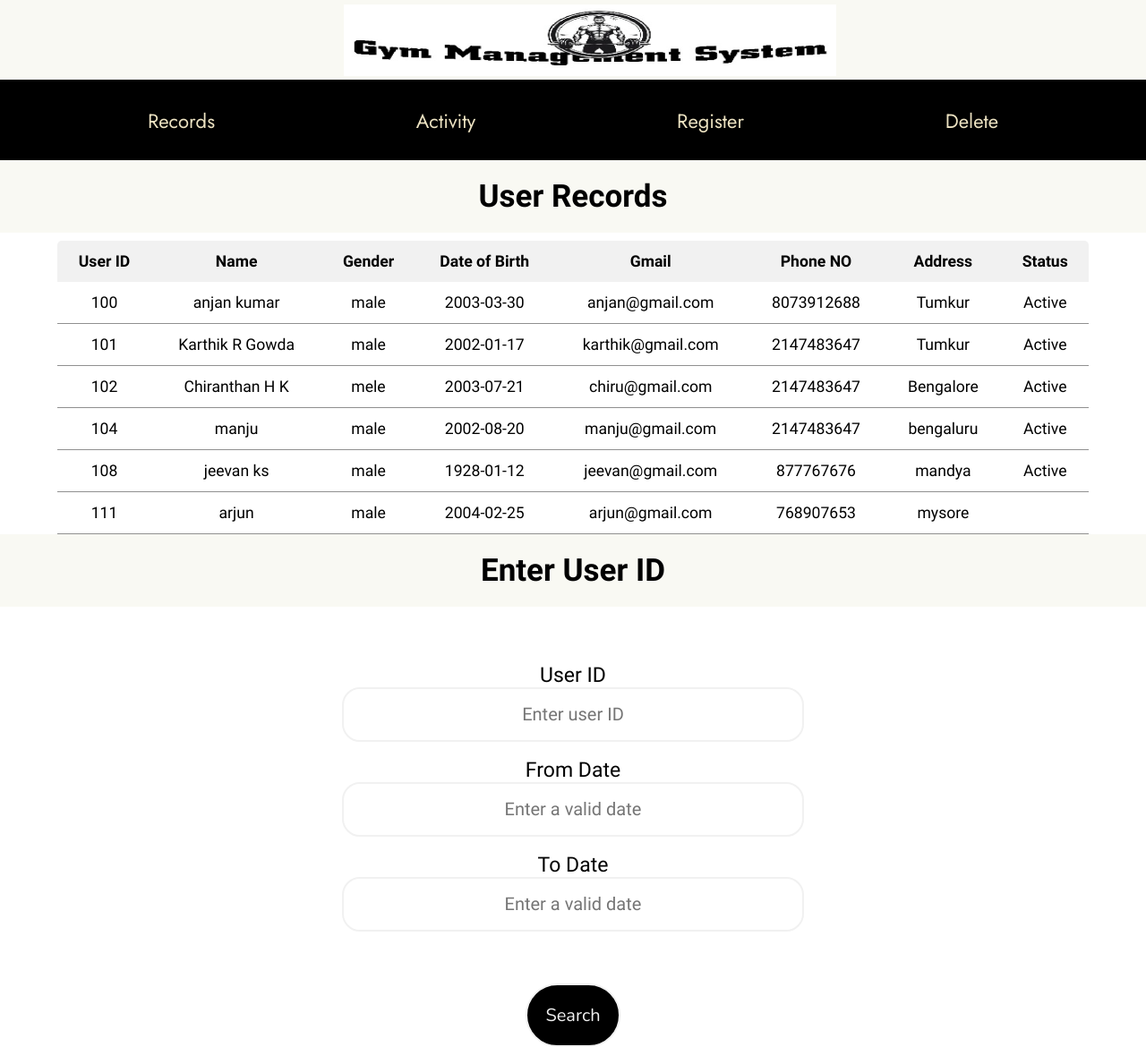
The app's page /arecords.php (signed in) with its own data.
### tables this page shows
CREATE TABLE `user` (
  `t_id` int(15) NOT NULL,
  `u_id` int(12) NOT NULL,
  `name` varchar(20) NOT NULL,
  `gender` varchar(10) NOT NULL,
  `dob` date NOT NULL,
  `email` varchar(30) NOT NULL,
  `phone` bigint(12) NOT NULL,
  `addrass` varchar(30) NOT NULL,
  `status` varchar(15) NOT NULL
);

### arecords.php (the view, shortened to what this page needs)
<!DOCTYPE html>
<html lang="en" dir="ltr">
  <head>
    <link rel="stylesheet" type="text/css" href="css/drecords_style.css">
    <link rel="stylesheet" type="text/css" href="css/aregister_style.css">
    <link rel="stylesheet" type="text/css" href="css/psearch_style.css">
  <link rel="stylesheet" href="https://cdnjs.cloudflare.com/ajax/libs/jqueryui/1.12.1/jquery-ui.min.css" />
  <link rel="stylesheet" href="https://cdnjs.cloudflare.com/ajax/libs/jquery-ui-timepicker-addon/1.6.3/jquery-ui-timepicker-addon.min.css" />
  </head>
  <body>
   <div class="top_img"><img src="Resource/logo3.jpg"></div>
   <div class="navigation-bar" style="text-align: center">
   <a href="arecords.php" >Records</a>
   <a href="asearch.php" >Activity</a>
    <a href="aregister.php">Register</a>
    <a href="adelete.php">Delete</a>
  </div>
  <?php
    require "connection.php";
    $sql = "SELECT * FROM user";
    $result = mysqli_query($conn, $sql);
    if ($result) {
        echo "<div class='welcome'><h2 class='mssg'> User Records </h2></div>
            <div class='table_box'>
                <table class='content-table'>
                    <thead>
                        <tr>
                            <th>User ID</th>
                            <th> Name</th>
                            <th>Gender</th>
                            <th>Date of Birth</th>
                            <th>Gmail</th>
                            <th>Phone NO</th>
                            <th>Address</th>
                            <th> Status</th>
                        </tr>
                    </thead>
                    <tbody>";
        while ($row = mysqli_fetch_assoc($result)) {
            $userId = $row["u_id"];
            $Name = $row["name"];
            $gender = $row["gender"];
            $dob = $row["dob"];
            $gmail = $row["email"];
            $phone = $row["phone"];
            $address = $row["addrass"];
            $st = $row["status"];
            echo "
                <tr>
                    <td>$userId</td>
                    <td>$Name</td>
                    <td>$gender</td>
                    <td>$dob</td>
                    <td>$gmail</td>
                    <td>$phone</td>
                    <td>$address</td>
                    <td>$st</td>
                </tr>";
        }
        echo "</tbody></table></div>";
    } else {
        echo "<div class='welcome'><h2 class='mssg'> No Activity Records Found </h2></div>";
    }
?>
  <div class='welcome'><h2 class='welcome_mssg'> Enter User ID</h2></div>
  <div class="form_form_box">
    <div class="form">
    <form class="search-form" action="arecords.php" method="post">
      <label for="did"><span class="content-name">User ID</span></label>
      <input type="text" name="did" placeholder="Enter user ID"><br>
      <label for="date"><span class="content-name">From Date</span></label>
      <input type="text" id="date" name="date" placeholder="Enter a valid date"><br>
      <label for="date1"><span class="content-name">To Date</span></label>
      <input type="text" id="date1" name="date1" placeholder="Enter a valid date"><br>
      <input type="submit" name="search-submit" value="Search">
    </form>
  </div>
  </div>
</body>
</html>

### css/drecords_style.css (style rules this page uses)
* { margin: 0; padding: 0; }
body { text-align: center; }
.top_img { width: 100%; background-color: #f9f9f3; }
.top_img img { width: 550px; height: 80px; margin: 5px 30% auto; }
.navigation-bar { background-color: black; overflow: hidden; font-family: "Jost", sans-serif; height: 90px; text-align: center; }
.navigation-bar a { display: inline-block; float: none; font-size: 25px; text-decoration: none; color: #ece2c1; padding: 30px 30px; margin: 0 80px; }
.welcome { width: 100%; height: 90px; }
.mssg { font-family: "Barlow Condensed", sans-serif; font-size: 35px; background: #f9f9f3; text-align: center; padding: 20px; }
.table_box { margin-left: auto; margin-right: auto; font-family: "Muli", sans-serif; }
.content-table { border-collapse: collapse; margin-left: auto; margin-right: auto; min-width: 85%; font-size: 1.1em; border-radius: 5px 5px 0 0; overflow: hidden; box-shadow: 0 0 20px rgba(0 0 0 0.15); }
.content-table thead tr { background-color: #c3c3c3; border: none; color: black; text-align: auto; font-weight: bold; }
.content-table th, .content-table td { padding: 13px 16px; }
.content-table tbody tr { border-bottom: 1.5px solid #909090; }

### css/aregister_style.css (style rules this page uses)
* { margin: 0; padding: 0; }
body { text-align: center; }
.top_img { width: 100%; background-color: #f9f9f3; }
.top_img img { width: 550px; height: 80px; margin: 5px 30% auto; }
.navigation-bar { background-color: black; overflow: hidden; font-family: "Jost", sans-serif; height: 90px; text-align: center; }
.navigation-bar a { display: inline-block; float: none; font-size: 25px; text-decoration: none; color: #ece2c1; padding: 30px 30px; margin: 0 80px; }
.welcome { position: relative; width: 100%; height: 90px; }
.welcome_mssg { font-family: "Barlow Condensed", sans-serif; font-size: 35px; background: #f9f9f3; text-align: center; padding: 20px; }

### css/psearch_style.css (style rules this page uses)
* { margin: 0; padding: 0; }
body { text-align: center; }
.top_img { width: 100%; background-color: #f9f9f3; }
.top_img img { width: 550px; height: 80px; margin: 5px 30% auto; }
.navigation-bar { background-color: black; overflow: hidden; font-family: "Jost", sans-serif; height: 90px; text-align: center; }
.navigation-bar a { display: inline-block; float: none; font-size: 25px; text-decoration: none; color: #ece2c1; padding: 30px 30px; margin: 0 80px; }
.welcome { width: 100%; height: 90px; }
.welcome_mssg { text-align: center; margin-left: auto; margin-right: auto; font-family: "Barlow Condensed", sans-serif; font-size: 35px; background: #f9f9f3; text-align: center; padding: 20px; }
.form { display: block; margin-left: auto; margin-right: auto; width: 70%; }
.form form { margin-top: 6%; }
.search-form input[type="text"] { text-align: left; margin: auto; border: 0; display: block; background: none; text-align: center; border: 2px solid #f1f1f1; width: 55%; padding: 14px 10px; outline: none; border-radius: 20px; transition: 0.23s; color: black; font-size: 20px; font-family: "Jost", sans-serif; }
.search-form input::placeholder { font-family: "Barlow Condensed", sans-serif; font-size: 20px; }
.search-form label { font-size: 23px; font-family: "Barlow Condensed", sans-serif; }
.search-form input[type="submit"] { margin-top: 40px; margin-left: auto; margin-right: auto; display: inline-block; border: solid 1px black; background: black; padding: 20px; text-decoration: none; font-family: "Nunito", sans-serif; font-size: 20px; color: #f1f1f1; border: 2px solid #f1f1f1; border-radius: 40px; outline: none; }
.mssg { font-family: "Barlow Condensed", sans-serif; font-size: 35px; background: #f9f9f3; text-align: center; padding: 20px; }
.table_box { margin-left: auto; margin-right: auto; font-family: "Muli", sans-serif; }
.content-table { border-collapse: collapse; margin-left: auto; margin-right: auto; min-width: 90%; font-size: 1.1em; border-radius: 5px 5px 0 0; overflow: hidden; box-shadow: 0 0 20px rgba(0 0 0 0.15); }
.content-table thead tr { background-color: #f1f1f1; border: none; color: black; text-align: auto; font-weight: bold; }
.content-table th, .content-table td { padding: 13px 16px; }
.content-table tbody tr { border-bottom: 1.5px solid #909090; }

### arecords.php (style rules this page uses)
.navigation-bar a { font-size: 22px; }

### records on screen
user: u_id "100", name "anjan kumar", gender "male", dob "2003-03-30", email "anjan@gmail.com", phone "8073912688", addrass "Tumkur", status "Active"
user: u_id "101", name "Karthik R Gowda", gender "male", dob "2002-01-17", email "karthik@gmail.com", phone "2147483647", addrass "Tumkur", status "Active"
user: u_id "102", name "Chiranthan H K", gender "mele", dob "2003-07-21", email "chiru@gmail.com", phone "2147483647", addrass "Bengalore", status "Active"
user: u_id "104", name "manju", gender "male", dob "2002-08-20", email "manju@gmail.com", phone "2147483647", addrass "bengaluru", status "Active"
user: u_id "108", name "jeevan ks", gender "male", dob "1928-01-12", email "jeevan@gmail.com", phone "877767676", addrass "mandya", status "Active"
user: u_id "111", name "arjun", gender "male", dob "2004-02-25", email "arjun@gmail.com", phone "768907653", addrass "mysore"
